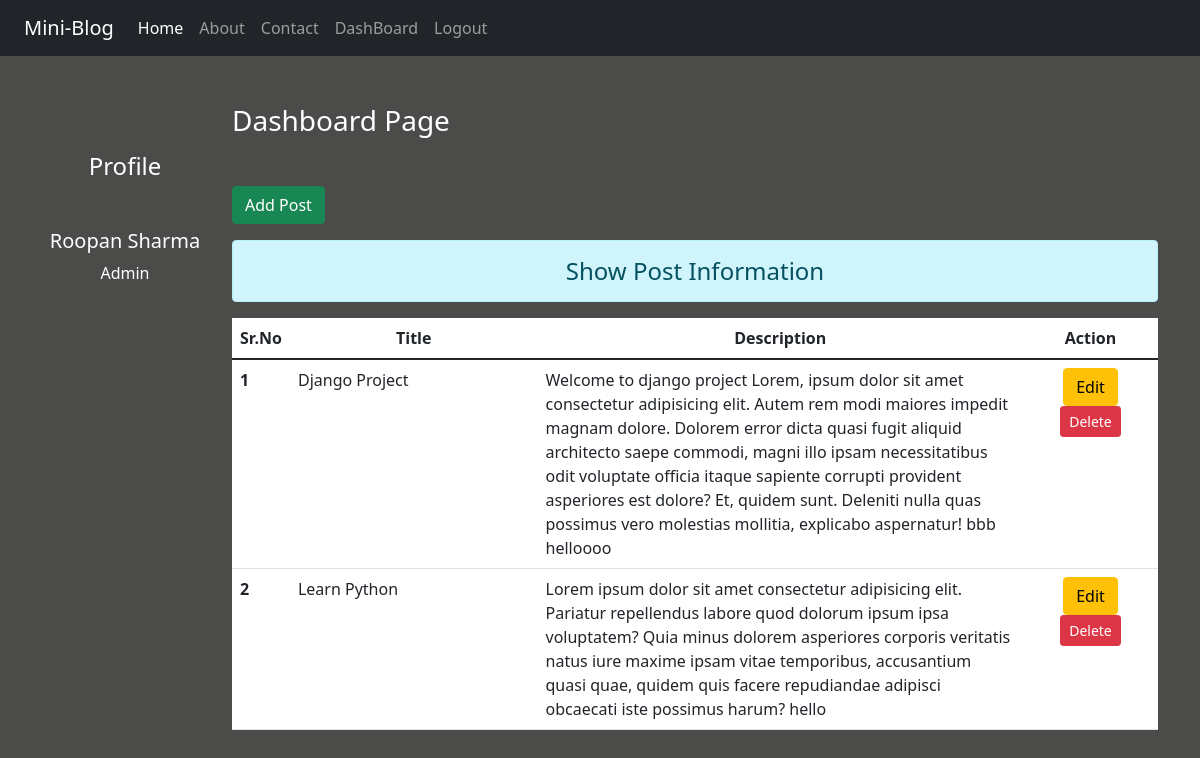
The page /dashboard/ (signed in) on the database its author committed.
### blog/models.py (models this page shows)
class Post(models.Model):
    title = models.CharField(max_length=50)
    desc = models.TextField()

### blog/views.py (the view)
# urls.py: path('dashboard/',views.dashboard , name='dashboard'),
def dashboard(request):
    if request.user.is_authenticated:
        posts = Post.objects.all()
        user = request.user
        full_name = user.get_full_name()
        gps = user.groups.all()
        return render(request,'blog/dashboard.html',{'posts':posts,'full_name':full_name,'groups':gps})
    else:
        return HttpResponseRedirect('/login')

### blog/templates/blog/dashboard.html (shortened to what this page needs)
{% extends 'blog/base.html' %}
{% load static %}
        {% block side %}
        <div class="col-sm-2 text-white my-5 text-center">
            <h4 class="my-5">Profile</h4>
            <h5>{{full_name}}</h5>
            {% for group in groups %}
            <p>{{group.name}}</p>
            {% endfor %}
        </div>
        {% endblock side %}
 {% block content %}
        <div class="col-sm-10 ">
            <h3 class="text-white my-5">Dashboard Page</h3>
            <a href="{% url 'addpost' %}" class="btn btn-success">Add Post</a>
            <h4 class="text-center alert alert-info mt-3">Show Post Information</h4>
{% if posts %}
            <table class="table table-hover bg-white">
                <thead>
                  <tr class="text-center">
                    <th scope="col" style="width: 2%;">Sr.No</th>
                    <th scope="col" style="width: 28% ;">Title</th>
                    <th scope="col" style="width: 55%;">Description</th>
                    <th scope="col" style="width: 15%;">Action</th>
                  </tr>
                </thead>
                <tbody>
                    {% for post in posts %}
                  <tr>
                    <th scope="row">{{ forloop.counter }}</th>
                    <td>{{post.title}}</td>
                    <td>{{post.desc}}</td>
                    <td class="text-center">
                        <a href="{% url 'updatepost' post.id %}" class="btn btn-warning">Edit</a>
                        {% if perms.blog.delete_post %}
                        <form action="{% url 'deletepost' post.id %}" method="post" class="d-inline">
                        <input type="submit" class="btn btn-danger btn-sm" value="Delete"></form>
                        {% endif %}
                    </td>
                  </tr>
                  {% endfor %}
                </tbody>
            </table>
                  {% else %}
                  <h4 class="text-center alert alert-warning">No Records</h4>
                  {% endif %}
        </div>
{% endblock content %}

### blog/static/blog/css/style.css (style rules this page uses)
body { background-color: rgb(75,75,74); color: antiquewhite; }

### rows shown on the page
Post: title "Django Project", desc "Welcome to django project Lorem, ipsum dolor sit amet consectetur adipisicing elit. Autem rem modi maiores impedit magnam dolore. Dolorem error dicta quasi fugit aliquid architecto saepe commodi, magni illo ipsam necessitatibus odit voluptate officia itaque sapiente corrupti provident asperiores est dolore? Et, quidem sunt. Deleniti nulla quas possimus vero molestias mollitia, explicabo aspernatur! bbb helloooo"
Post: title "Learn Python", desc "Lorem ipsum dolor sit amet consectetur adipisicing elit. Pariatur repellendus labore quod dolorum ipsum ipsa voluptatem? Quia minus dolorem asperiores corporis veritatis natus iure maxime ipsam vitae temporibus, accusantium quasi quae, quidem quis facere repudiandae adipisci obcaecati iste possimus harum? hello"

### other values the page prints
{{ full_name }} "Roopan Sharma"
{{ group.name }} "Admin"
